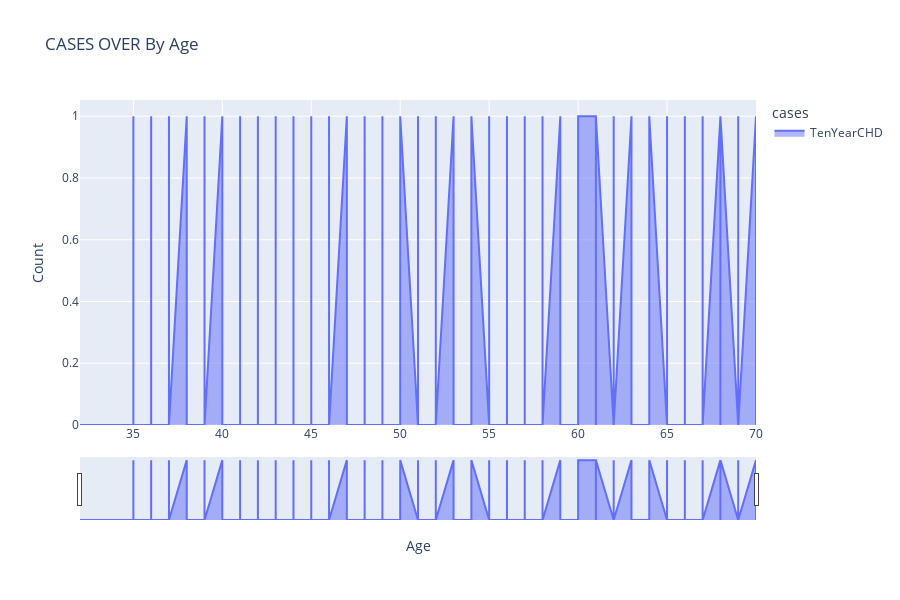

The code cell stored with this chart in its notebook:
### Code cell
# temp = HeartDatasets.groupby('Age')['Sex', 'diabetes'].sum().reset_index()
temp = HeartDatasets.melt(id_vars="Age", value_vars=['TenYearCHD'],
                 var_name='cases', value_name='Count')
temp.head()

fig = px.area(temp, x="Age", y="Count", color='cases', height=600,
             title='CASES OVER By Age')
fig.update_layout(xaxis_rangeslider_visible=True)
fig.show()

### Figure 1 — Plotly figure (JSON) as saved in the notebook; plotly's stock layout.template omitted (floating-point values rounded to 4 significant figures; data arrays with more than 128 entries replaced by an {"elided": "..."} marker saying what was removed)
{"data": [{"hovertemplate": "cases=TenYearCHD<br>Age=%{x}<br>Count=%{y}<extra></extra>", "legendgroup": "TenYearCHD", "line": {"color": "#636efa"}, "mode": "lines", "name": "TenYearCHD", "orientation": "v", "showlegend": true, "stackgroup": "1", "type": "scatter", "x": {"elided": "4238 int values"}, "xaxis": "x", "y": {"elided": "4238 int values"}, "yaxis": "y"}], "layout": {"height": 600, "legend": {"title": {"text": "cases"}, "tracegroupgap": 0}, "title": {"text": "CASES OVER By Age"}, "xaxis": {"anchor": "y", "domain": [0, 1], "rangeslider": {"visible": true}, "title": {"text": "Age"}}, "yaxis": {"anchor": "x", "domain": [0, 1], "title": {"text": "Count"}}}}
